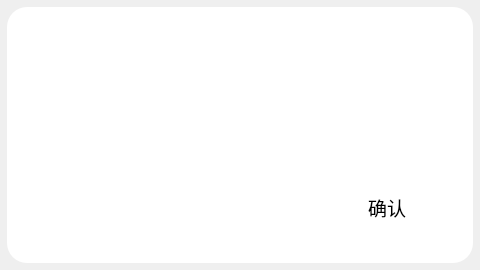
<?xml version="1.0" encoding="UTF-8"?>
<ui version="4.0">
 <class>WarningDialog</class>
 <widget class="QDialog" name="WarningDialog">
  <property name="windowModality">
   <enum>Qt::NonModal</enum>
  </property>
  <property name="geometry">
   <rect>
    <x>0</x>
    <y>0</y>
    <width>480</width>
    <height>270</height>
   </rect>
  </property>
  <property name="minimumSize">
   <size>
    <width>480</width>
    <height>270</height>
   </size>
  </property>
  <property name="maximumSize">
   <size>
    <width>480</width>
    <height>270</height>
   </size>
  </property>
  <property name="font">
   <font>
    <family>Microsoft YaHei UI</family>
    <pointsize>16</pointsize>
   </font>
  </property>
  <property name="windowTitle">
   <string>Warning</string>
  </property>
  <property name="styleSheet">
   <string notr="true"/>
  </property>
  <property name="sizeGripEnabled">
   <bool>false</bool>
  </property>
  <property name="modal">
   <bool>false</bool>
  </property>
  <layout class="QVBoxLayout" name="verticalLayout" stretch="2">
   <property name="spacing">
    <number>0</number>
   </property>
   <property name="leftMargin">
    <number>7</number>
   </property>
   <property name="topMargin">
    <number>7</number>
   </property>
   <property name="rightMargin">
    <number>7</number>
   </property>
   <property name="bottomMargin">
    <number>7</number>
   </property>
   <item>
    <widget class="QWidget" name="widget" native="true">
     <property name="styleSheet">
      <string notr="true">#widget{
background-color: rgb(255, 255, 255);
border-radius: 20px;
border:none;
}</string>
     </property>
     <widget class="QLabel" name="warningLab">
      <property name="geometry">
       <rect>
        <x>40</x>
        <y>40</y>
        <width>41</width>
        <height>41</height>
       </rect>
      </property>
      <property name="styleSheet">
       <string notr="true">border-image: url(:/icon/errorl.png);</string>
      </property>
      <property name="text">
       <string/>
      </property>
     </widget>
     <widget class="QLabel" name="WarningVal">
      <property name="geometry">
       <rect>
        <x>100</x>
        <y>50</y>
        <width>341</width>
        <height>91</height>
       </rect>
      </property>
      <property name="font">
       <font>
        <family>微软雅黑</family>
        <pointsize>14</pointsize>
       </font>
      </property>
      <property name="text">
       <string/>
      </property>
      <property name="alignment">
       <set>Qt::AlignLeading|Qt::AlignLeft|Qt::AlignTop</set>
      </property>
      <property name="wordWrap">
       <bool>true</bool>
      </property>
     </widget>
     <widget class="QPushButton" name="okBnt">
      <property name="geometry">
       <rect>
        <x>340</x>
        <y>180</y>
        <width>80</width>
        <height>40</height>
       </rect>
      </property>
      <property name="minimumSize">
       <size>
        <width>80</width>
        <height>40</height>
       </size>
      </property>
      <property name="maximumSize">
       <size>
        <width>80</width>
        <height>40</height>
       </size>
      </property>
      <property name="font">
       <font>
        <family>微软雅黑</family>
        <pointsize>14</pointsize>
       </font>
      </property>
      <property name="styleSheet">
       <string notr="true">QPushButton{
background-color: #A92525;
color: rgb(255, 255, 255);
border-radius: 8px;
}
QPushButton::hover{
background-color: #F7E9E9;
color: #A92525;
};</string>
      </property>
      <property name="text">
       <string>确认</string>
      </property>
      <property name="flat">
       <bool>true</bool>
      </property>
     </widget>
    </widget>
   </item>
  </layout>
 </widget>
 <resources/>
 <connections/>
</ui>
